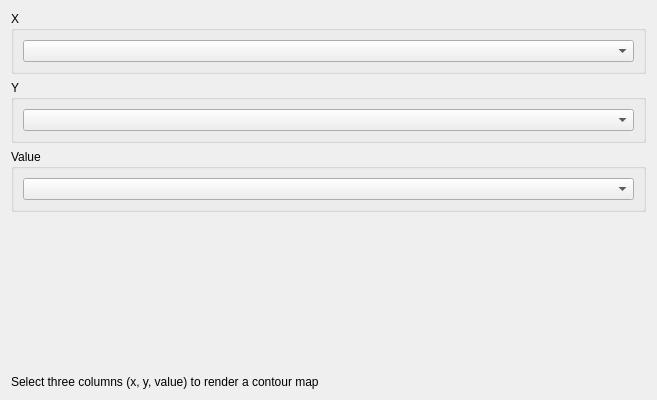
<?xml version="1.0" encoding="UTF-8"?>
<ui version="4.0">
 <class>DAChartAddContourWidget</class>
 <widget class="QWidget" name="DAChartAddContourWidget">
  <property name="geometry">
   <rect>
    <x>0</x>
    <y>0</y>
    <width>657</width>
    <height>400</height>
   </rect>
  </property>
  <property name="windowTitle">
   <string>Add Contour Map</string>
  </property>
  <layout class="QVBoxLayout" name="verticalLayout_2">
   <item>
    <widget class="QGroupBox" name="groupBoxX">
     <property name="title">
      <string>X</string>
     </property>
     <property name="flat">
      <bool>true</bool>
     </property>
     <layout class="QVBoxLayout" name="verticalLayout">
      <item>
       <widget class="DA::DADataManagerComboBox" name="comboBoxX"/>
      </item>
     </layout>
    </widget>
   </item>
   <item>
    <widget class="QGroupBox" name="groupBoxY">
     <property name="title">
      <string>Y</string>
     </property>
     <property name="flat">
      <bool>true</bool>
     </property>
     <layout class="QVBoxLayout" name="verticalLayout_3">
      <item>
       <widget class="DA::DADataManagerComboBox" name="comboBoxY"/>
      </item>
     </layout>
    </widget>
   </item>
   <item>
    <widget class="QGroupBox" name="groupBoxValue">
     <property name="title">
      <string>Value</string>
     </property>
     <property name="flat">
      <bool>true</bool>
     </property>
     <layout class="QVBoxLayout" name="verticalLayout_4">
      <item>
       <widget class="DA::DADataManagerComboBox" name="comboBoxValue"/>
      </item>
     </layout>
    </widget>
   </item>
   <item>
    <spacer name="verticalSpacer">
     <property name="orientation">
      <enum>Qt::Vertical</enum>
     </property>
     <property name="sizeHint" stdset="0">
      <size>
       <width>20</width>
       <height>40</height>
      </size>
     </property>
    </spacer>
   </item>
   <item>
    <widget class="QLabel" name="labelHint">
     <property name="text">
      <string>Select three columns (x, y, value) to render a contour map</string>
     </property>
    </widget>
   </item>
  </layout>
 </widget>
 <customwidgets>
  <customwidget>
   <class>DA::DADataManagerComboBox</class>
   <extends>QComboBox</extends>
   <header>DADataManagerComboBox.h</header>
  </customwidget>
 </customwidgets>
 <resources/>
 <connections/>
</ui>
